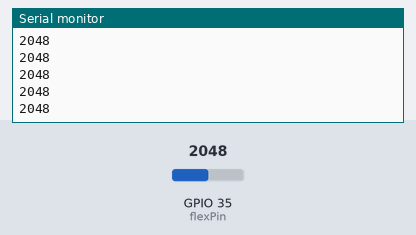
Bench run of a sketch on a simulated ESP32. Parts: the last lines printed to the serial monitor. Inputs (shaded band) come from the test bench; at power-on: GPIO 35 (flexPin) = 2048.

Above: at 1.2 s.
1.3 s: GPIO 35 (flexPin) set to 2866
At 1.42 s:
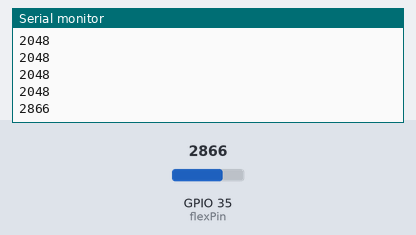
2.8 s: GPIO 35 (flexPin) set to 3603
At 2.82 s:
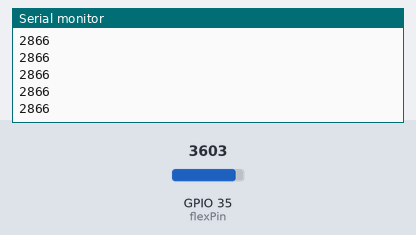
Timing chart, 0 to 5.8 s (numbered marks = the images above; inputs shaded):
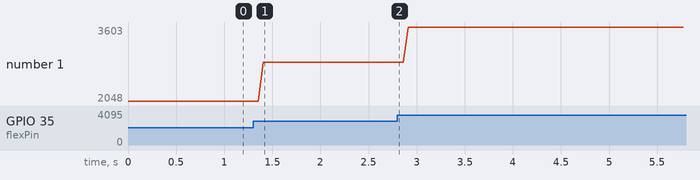

Measured:
- after the input at 1.3 s, the serial monitor: prints a new line after 0.11 s (image 1)
- plotted number 1: 2048 → 2866 after the input at 1.3 s, 2866 → 3603 after the input at 2.8 s

The sketch:

meidan_filter.ino
```cpp
const int flexPin = 35;
const int filterSize = 5; // Kích thước bộ lọc (số lẻ)

int readings[filterSize];
int sorted[filterSize];

void setup() {
  Serial.begin(115200);

  // Khởi tạo mảng
  for (int i = 0; i < filterSize; i++) {
    readings[i] = analogRead(flexPin);
  }
}

void loop() {
  // Dịch các giá trị cũ
  for (int i = filterSize - 1; i > 0; i--) {
    readings[i] = readings[i - 1];
  }

  // Đọc giá trị mới
  readings[0] = analogRead(flexPin);

  // Sao chép mảng để sắp xếp
  for (int i = 0; i < filterSize; i++) {
    sorted[i] = readings[i];
  }

  // Sắp xếp nổi bọt
  for (int i = 0; i < filterSize - 1; i++) {
    for (int j = i + 1; j < filterSize; j++) {
      if (sorted[i] > sorted[j]) {
        int temp = sorted[i];
        sorted[i] = sorted[j];
        sorted[j] = temp;
      }
    }
  }

  // Lấy giá trị trung vị
  int median = sorted[filterSize / 2];

  Serial.println(median);

  delay(50);
}
```
